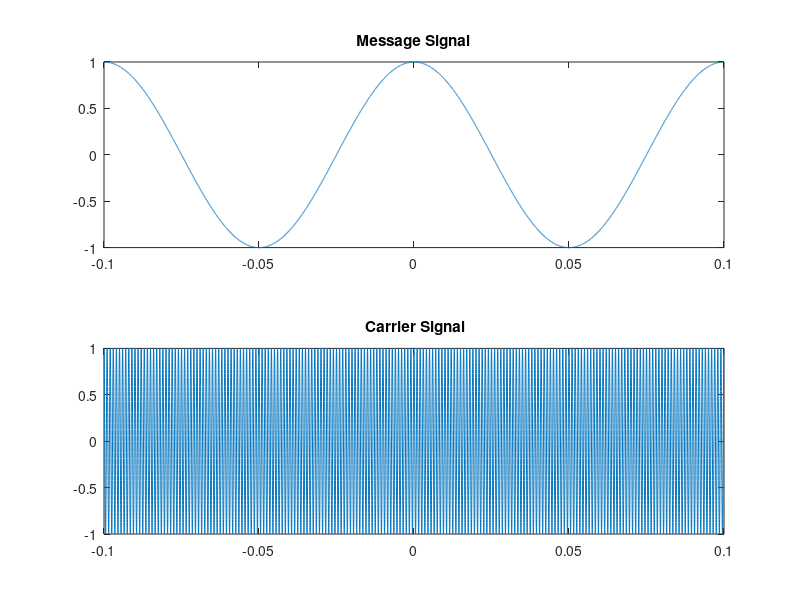
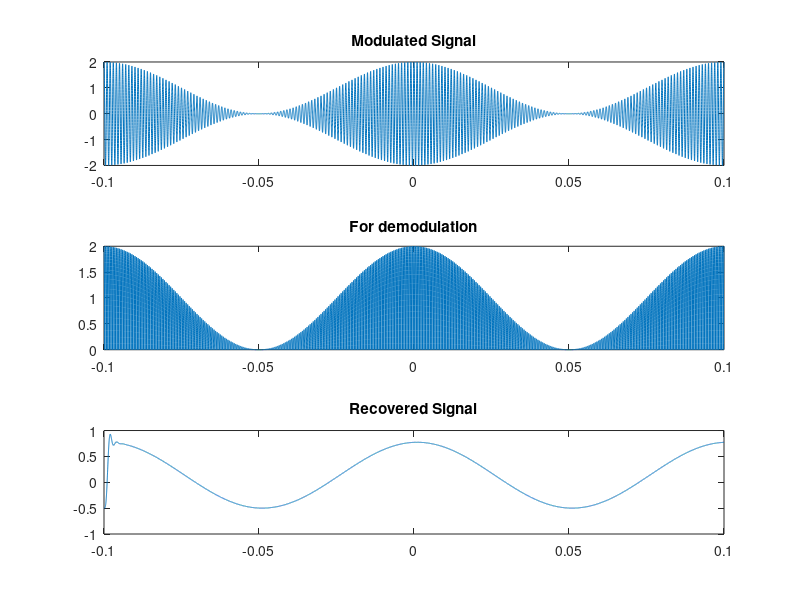

MATLAB code for these plots, in order:
clc; clear all; close all;
ts=0.00001;
t= -0.1:ts:0.1;
m=cos(2*pi*10*t);
c=cos(2*pi*1000*t);
A=1;
g=(A+m).*c;
y=abs(g);
cutoff=500;
[a b]=butter(5,2*cutoff*ts);
z=filter(a,b,y);
figure (1)
subplot(2,1,1)
plot(t,m)
title('Message Signal')
subplot(2,1,2)
plot(t,c)
title(' Carrier Signal')
figure (2)
subplot(3,1,1)
plot(t,g)
title('Modulated Signal')
subplot(3,1,2)
plot(t,y)
title('For demodulation')
subplot(3,1,3)
plot(t,(z-A/2))
title('Recovered Signal')